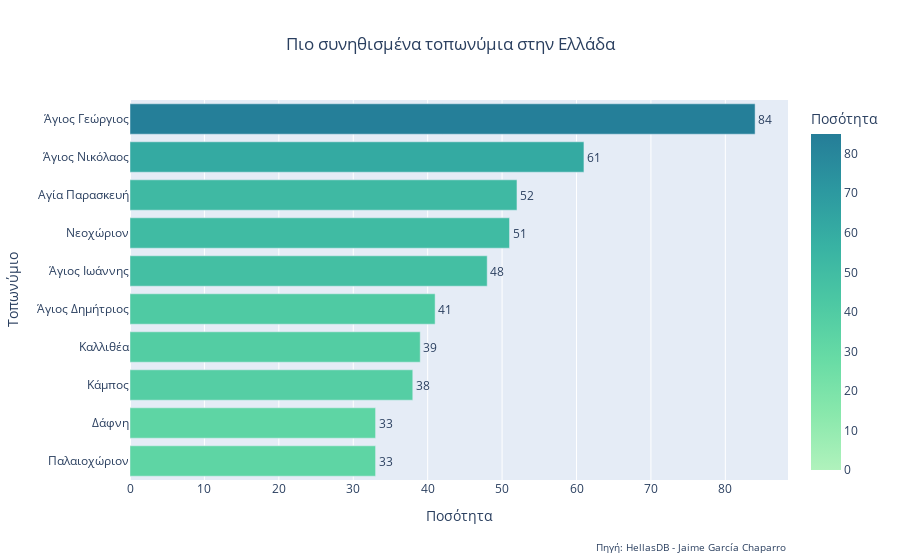

The cell this chart's notebook holds for it:
### Code cell
# Build the Plotly version in Greek
temp_df = (most_freq
           .reset_index()
           .rename(columns = {'location': 'Τοπωνύμιο', 'article': 'Ποσότητα'})
           .sort_values(by = 'Ποσότητα', ascending = True)
           .copy())

# Plot the figure
fig = px.bar(
    temp_df, 
    x = 'Ποσότητα', 
    y = 'Τοπωνύμιο', 
    orientation = 'h', 
    title = 'Πιο συνηθισμένα τοπωνύμια στην Ελλάδα',

    color = 'Ποσότητα',
    color_continuous_scale = 'Tealgrn',
    range_color = [0, temp_df['Ποσότητα'].max() + 1],
    )

# Center the title
fig.update_layout(title_x = 0.5)

# Add text labels
fig.update_traces(text=temp_df['Ποσότητα'], textposition='outside')

# Customize text font and size
fig.update_layout(
    uniformtext_minsize=8,
    uniformtext_mode='hide',
    font=dict(size=12)
)

# Add a text watermark
fig.add_annotation(
    text = 'Πηγή: HellasDB - Jaime García Chaparro',
    xref = 'paper',
    yref = 'paper',
    x = 1.0,
    y = -0.2,
    showarrow = False,
    font = dict(size = 10)
)

fig.show()

### Figure 1 — Plotly figure (JSON) as saved in the notebook; plotly's stock layout.template omitted (floating-point values rounded to 4 significant figures)
{"data": [{"alignmentgroup": "True", "hovertemplate": "Ποσότητα=%{marker.color}<br>Τοπωνύμιο=%{y}<extra></extra>", "legendgroup": "", "marker": {"color": [33, 33, 38, 39, 41, 48, 51, 52, 61, 84], "coloraxis": "coloraxis", "pattern": {"shape": ""}}, "name": "", "offsetgroup": "", "orientation": "h", "showlegend": false, "text": [33, 33, 38, 39, 41, 48, 51, 52, 61, 84], "textposition": "outside", "type": "bar", "x": [33, 33, 38, 39, 41, 48, 51, 52, 61, 84], "xaxis": "x", "y": ["Παλαιοχώριον", "Δάφνη", "Κάμπος", "Καλλιθέα", "Άγιος Δημήτριος", "Άγιος Ιωάννης", "Νεοχώριον", "Αγία Παρασκευή", "Άγιος Νικόλαος", "Άγιος Γεώργιος"], "yaxis": "y"}], "layout": {"annotations": [{"font": {"size": 10}, "showarrow": false, "text": "Πηγή: HellasDB - Jaime García Chaparro", "x": 1, "xref": "paper", "y": -0.2, "yref": "paper"}], "barmode": "relative", "coloraxis": {"cmax": 85, "cmin": 0, "colorbar": {"title": {"text": "Ποσότητα"}}, "colorscale": [[0, "rgb(176, 242, 188)"], [0.1667, "rgb(137, 232, 172)"], [0.3333, "rgb(103, 219, 165)"], [0.5, "rgb(76, 200, 163)"], [0.6667, "rgb(56, 178, 163)"], [0.8333, "rgb(44, 152, 160)"], [1, "rgb(37, 125, 152)"]]}, "font": {"size": 12}, "legend": {"tracegroupgap": 0}, "title": {"text": "Πιο συνηθισμένα τοπωνύμια στην Ελλάδα", "x": 0.5}, "uniformtext": {"minsize": 8, "mode": "hide"}, "xaxis": {"anchor": "y", "domain": [0, 1], "title": {"text": "Ποσότητα"}}, "yaxis": {"anchor": "x", "domain": [0, 1], "title": {"text": "Τοπωνύμιο"}}}}
